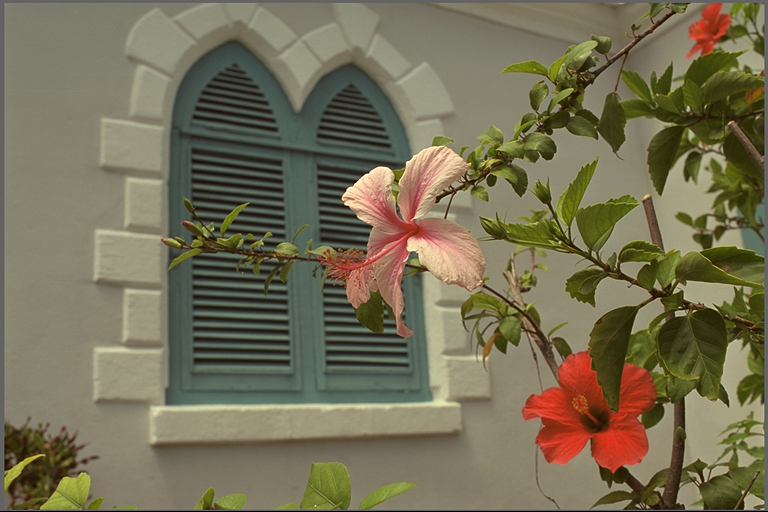
#> input picture Prac_03/data/kodim07.png, 768 x 512 px
$ jupyter execute Prac_03_Filters_Solved.ipynb   (older library calls are emulated)
#> lines starting #> are read from the running program, lines starting #| are printed output that depends on the picture
# Practical Work No. 3. Linear Image Filtering

This assignment includes the implementation of matrix filters manually and using the OpenCV (cv2) library.

[cell 1]
import cv2
import numpy as np
from matplotlib import pyplot as plt
plt.rcParams['figure.figsize'] = [15, 10]

def manual_convolution(image, kernel):
    # Get image and kernel dimensions
    img_h, img_w = image.shape[:2]
    kh, kw = kernel.shape
    pad_h, pad_w = kh // 2, kw // 2

    # Add padding (replicate border pixels)
    padded_img = cv2.copyMakeBorder(image, pad_h, pad_h, pad_w, pad_w, cv2.BORDER_REPLICATE)

    # Create output image
    output = np.zeros_like(image, dtype=np.float32)

    # Check for color channels
    if len(image.shape) == 3:
        for c in range(3):
            for i in range(img_h):
                for j in range(img_w):
                    region = padded_img[i:i+kh, j:j+kw, c]
                    output[i, j, c] = np.sum(region * kernel)
    else:
        for i in range(img_h):
            for j in range(img_w):
                region = padded_img[i:i+kh, j:j+kw]
                output[i, j] = np.sum(region * kernel)

    return np.clip(output, 0, 255).astype(np.uint8)

## 1. Load Image

[cell 2]
img = cv2.imread('../data/kodim07.png')
#> img is the input picture: shape (512, 768, 3); mean B, G, R 85.4, 110.7, 117.6
img_rgb = cv2.cvtColor(img, cv2.COLOR_BGR2RGB)
plt.imshow(img_rgb)
plt.title("Original Image")
plt.show()

## 2. Blur Filter
Using a 5x5 Gaussian kernel.

[cell 3]
# 5x5 Gaussian Kernel (approximate)
kernel_blur = np.array([
    [1, 4, 7, 4, 1],
    [4, 16, 26, 16, 4],
    [7, 26, 41, 26, 7],
    [4, 16, 26, 16, 4],
    [1, 4, 7, 4, 1]
], dtype=np.float32) / 273.0

blur_manual = manual_convolution(img_rgb, kernel_blur)
#> in manual_convolution, `return np.clip(output, 0, 255).astype(np.uint8)`:
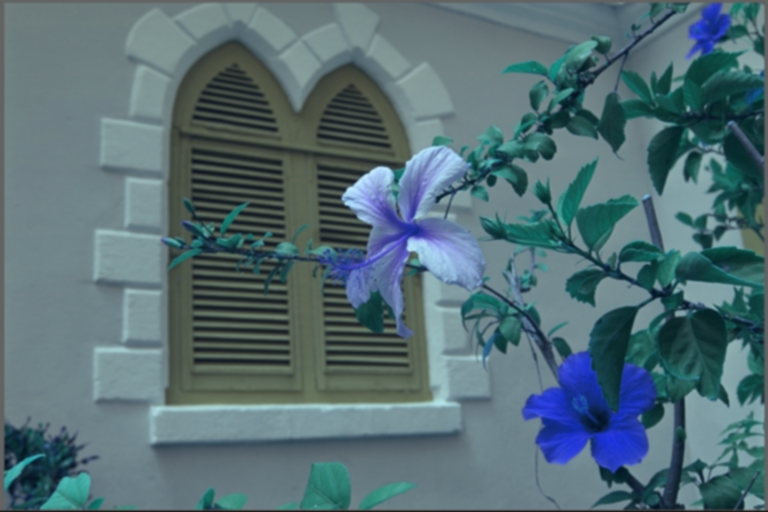
#> returned value: shape (512, 768, 3); mean of channels 0, 1, 2 117, 110.2, 84.9; drawn as B, G, R
blur_cv2 = cv2.filter2D(img_rgb, -1, kernel_blur)

plt.subplot(1, 2, 1), plt.imshow(blur_manual), plt.title("Blur (Manual)")
plt.subplot(1, 2, 2), plt.imshow(blur_cv2), plt.title("Blur (OpenCV)")
plt.show()
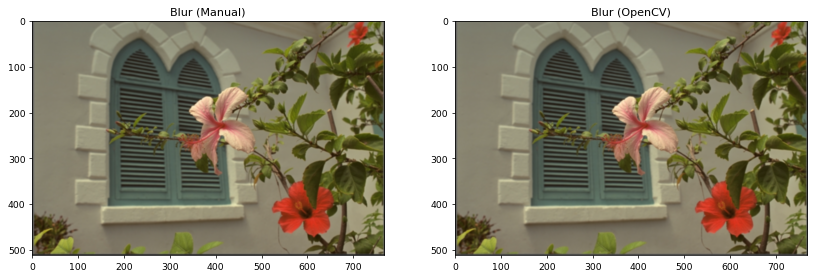
#> figure drawn by matplotlib, 2 panels

## 3. Sharpening Filter

[cell 4]
kernel_sharpen = np.array([
    [-1, -1, -1],
    [-1,  9, -1],
    [-1, -1, -1]
], dtype=np.float32)

sharpen_manual = manual_convolution(img_rgb, kernel_sharpen)
#> after the loop in manual_convolution (call 2), `for c in range(3):`:
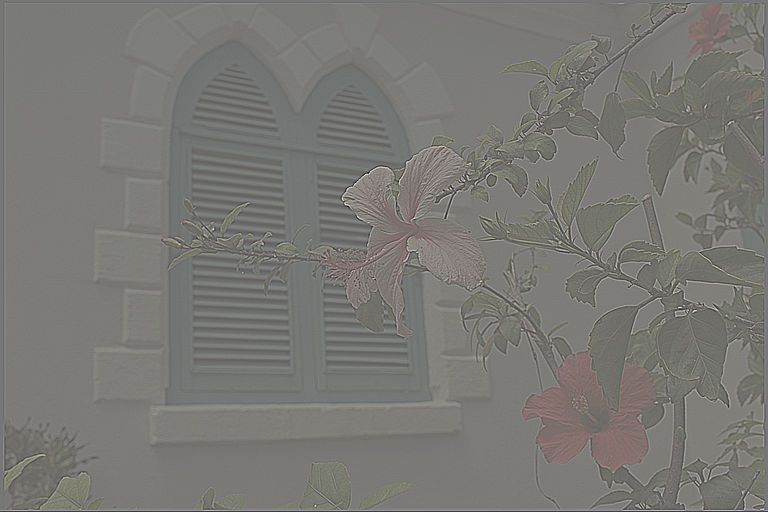
#> output: shape (512, 768, 3) float32; mean R, G, B 117.6, 110.7, 85.4; drawn with min black and max white
#> in manual_convolution (call 2), `return np.clip(output, 0, 255).astype(np.uint8)`:
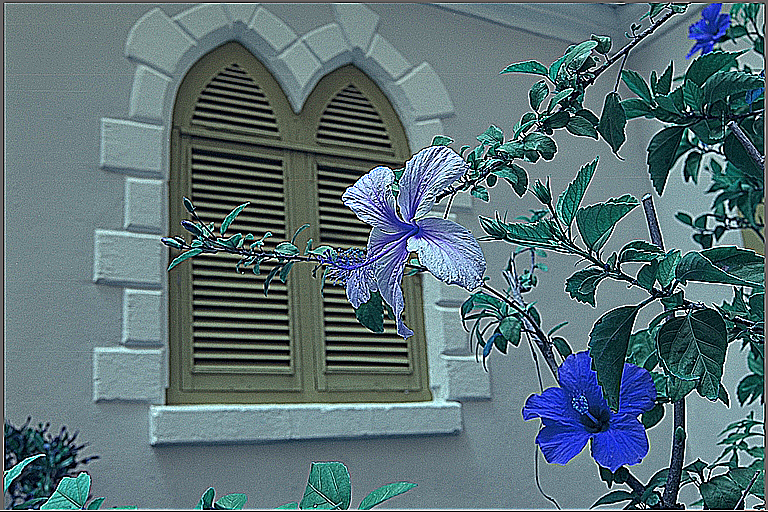
#> returned value: shape (512, 768, 3); mean of channels 0, 1, 2 118.3, 112.7, 90.5; drawn as B, G, R
sharpen_cv2 = cv2.filter2D(img_rgb, -1, kernel_sharpen)
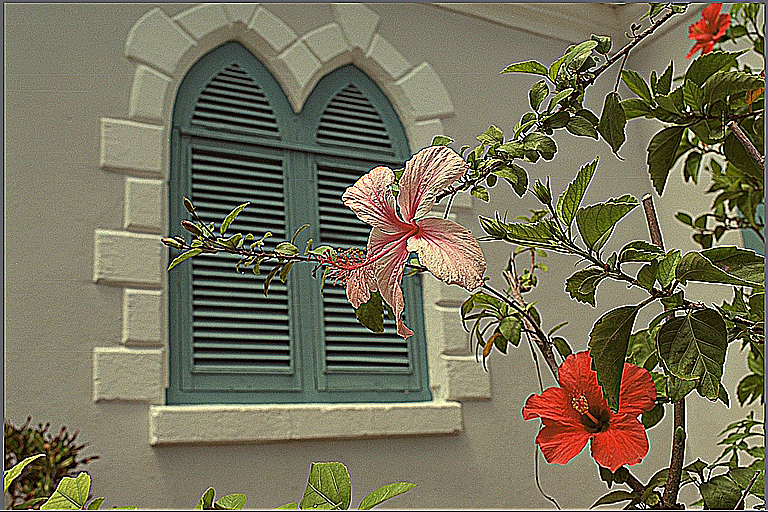
#> sharpen_cv2: shape (512, 768, 3); mean R, G, B 118.3, 112.7, 90.5

plt.subplot(1, 2, 1), plt.imshow(sharpen_manual), plt.title("Sharpen (Manual)")
plt.subplot(1, 2, 2), plt.imshow(sharpen_cv2), plt.title("Sharpen (OpenCV)")
plt.show()

## 4. Sobel Filter
For edge detection.

[cell 5]
gray = cv2.cvtColor(img, cv2.COLOR_BGR2GRAY)
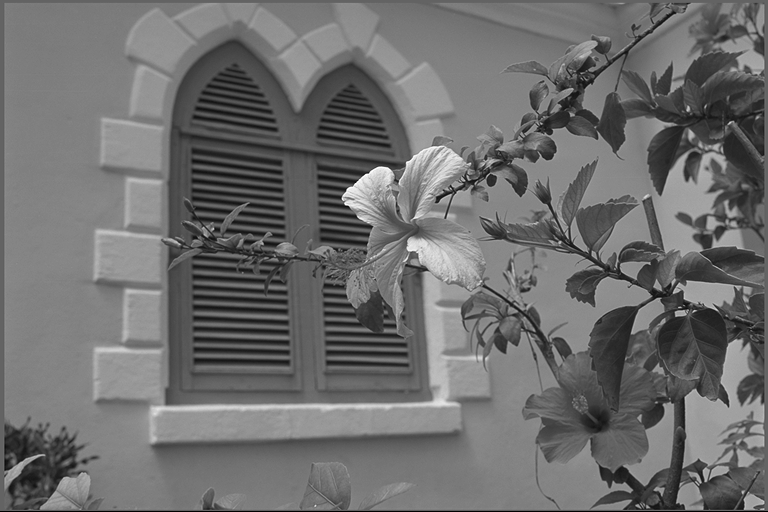
#> gray: shape (512, 768); min 0, max 255, mean 109.9

sobel_x = np.array([[-1, 0, 1], [-2, 0, 2], [-1, 0, 1]], dtype=np.float32)
sobel_y = np.array([[-1, -2, -1], [0, 0, 0], [1, 2, 1]], dtype=np.float32)

grad_x = cv2.filter2D(gray, cv2.CV_32F, sobel_x)
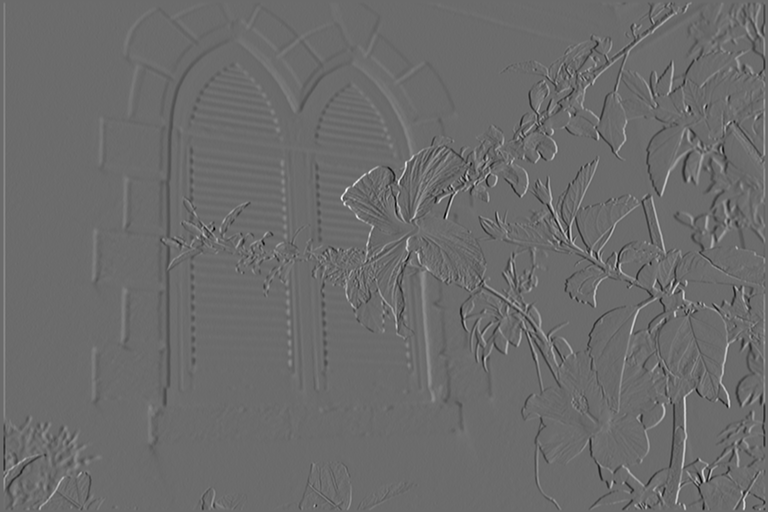
#> grad_x: shape (512, 768) float32; min -617, max 841, mean 0; drawn with min black and max white
grad_y = cv2.filter2D(gray, cv2.CV_32F, sobel_y)
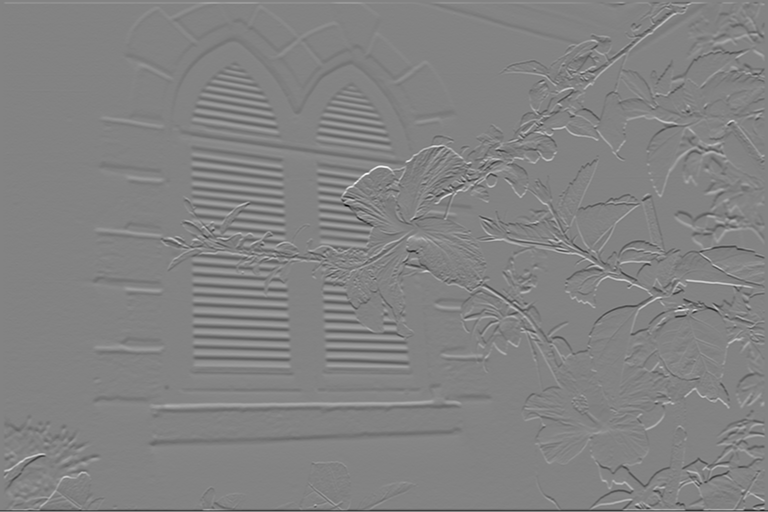
#> grad_y: shape (512, 768) float32; min -948, max 897, mean -0.8; drawn with min black and max white

sobel_manual = np.sqrt(grad_x**2 + grad_y**2)
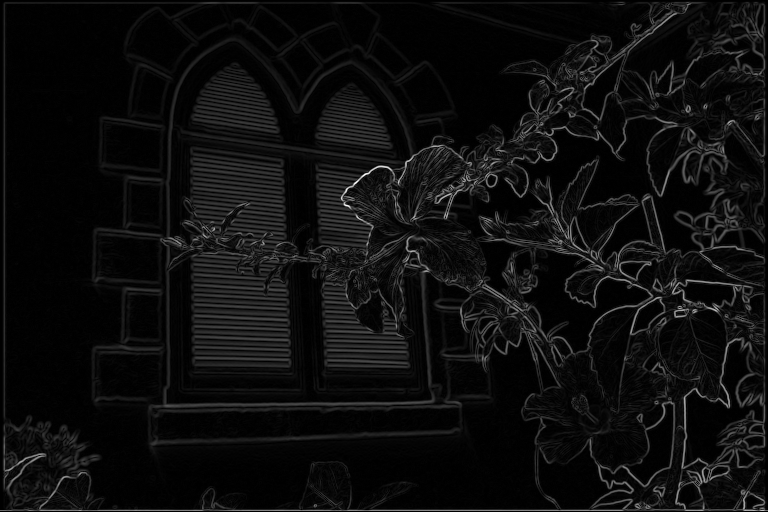
#> sobel_manual: shape (512, 768) float32; min 0, max 953.1, mean 52.9; drawn with min black and max white
sobel_manual = np.clip(sobel_manual, 0, 255).astype(np.uint8)
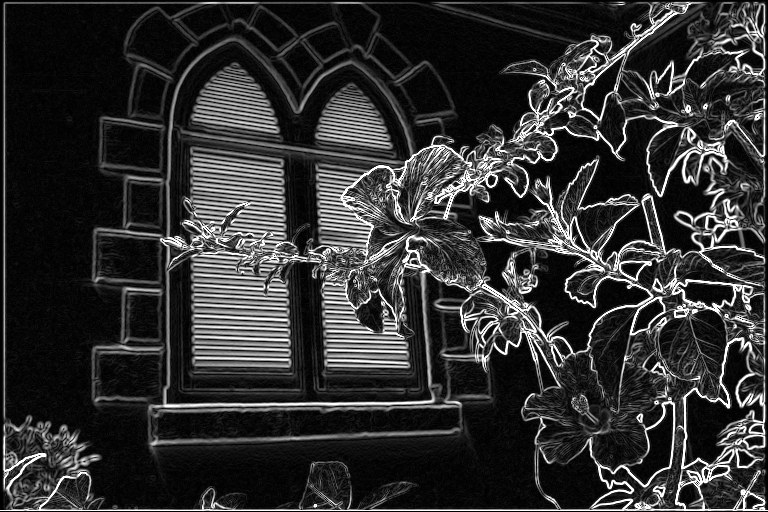
#> sobel_manual: shape (512, 768); min 0, max 255, mean 49.6

sobel_cv2_x = cv2.Sobel(gray, cv2.CV_32F, 1, 0, ksize=3)
sobel_cv2_y = cv2.Sobel(gray, cv2.CV_32F, 0, 1, ksize=3)
sobel_cv2 = np.sqrt(sobel_cv2_x**2 + sobel_cv2_y**2)
sobel_cv2 = np.clip(sobel_cv2, 0, 255).astype(np.uint8)

plt.subplot(1, 2, 1), plt.imshow(sobel_manual, cmap='gray'), plt.title("Sobel (Manual)")
plt.subplot(1, 2, 2), plt.imshow(sobel_cv2, cmap='gray'), plt.title("Sobel (OpenCV)")
plt.show()

## 5. Median Filter
Not a matrix convolution, but described in the assignment.

[cell 6]
def manual_median(image, size=3):
#> called with size = 3
    img_h, img_w = image.shape[:2]
#> img_h = 512; img_w = 768
    pad = size // 2
    padded_img = cv2.copyMakeBorder(image, pad, pad, pad, pad, cv2.BORDER_REPLICATE)
#> padded_img: shape (514, 770)
    output = np.zeros_like(image)

    for i in range(img_h):
        for j in range(img_w):
            region = padded_img[i:i+size, j:j+size]
            output[i, j] = np.median(region)
#> output: shape (512, 768)
    return output

median_manual = manual_median(gray, 3)
median_cv2 = cv2.medianBlur(gray, 3)

plt.subplot(1, 2, 1), plt.imshow(median_manual, cmap='gray'), plt.title("Median (Manual)")
plt.subplot(1, 2, 2), plt.imshow(median_cv2, cmap='gray'), plt.title("Median (OpenCV)")
plt.show()
